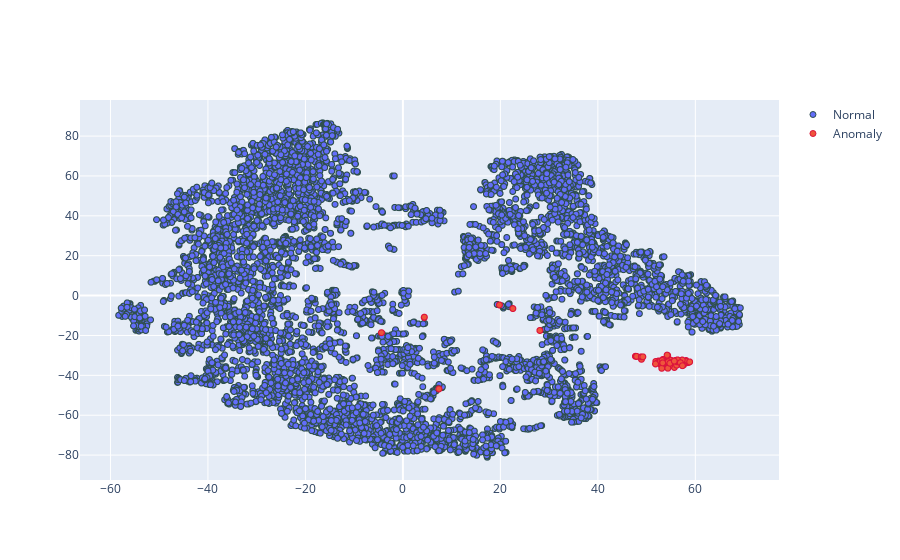

The notebook cell saved with this chart:
### Code cell
fig = go.Figure()

fig.add_trace(
        go.Scattergl(
            mode='markers',
            marker = dict(
            line = dict(
                width = 1,
                color = 'DarkSlateGrey')
            ),
            name='Normal',
            x=prj_v[l == 0, 0],
            y=prj_v[l == 0, 1]))

fig.add_trace(
        go.Scattergl(
            mode='markers',
            marker = dict(
            line = dict(
                width = 1,
                color = 'Crimson')
            ),
            name='Anomaly',
            x=prj_v[l == 1, 0],
            y=prj_v[l == 1, 1]))

fig.show()

### Figure 1 — Plotly figure (JSON) as saved in the notebook; plotly's stock layout.template omitted (floating-point values rounded to 4 significant figures; data arrays with more than 128 entries replaced by an {"elided": "..."} marker saying what was removed)
{"data": [{"marker": {"line": {"color": "DarkSlateGrey", "width": 1}}, "mode": "markers", "name": "Normal", "type": "scattergl", "x": {"elided": "5732 float values"}, "y": {"elided": "5732 float values"}}, {"marker": {"line": {"color": "Crimson", "width": 1}}, "mode": "markers", "name": "Anomaly", "type": "scattergl", "x": [57.8, 53.14, 54.33, 47.73, 47.73, 57.17, 58.58, 57.57, 52.41, 54.47, 58.16, 56.89, 58.38, 58.09, 47.92, 53.34, 52.99, 19.81, 57.46, 53.82, 58.22, 51.88, 57.58, 55.98, 48.95, 54.03, 47.94, 54.67, 53.34, 53.85, 55.7, 54.47, 52.95, 55.96, -4.395, 53.18, 54.73, 28.1, 54.97, 48.92, 54.87, 54.44, 56.42, 56.16, 56.31, 4.376, 7.392, 56.25, 52.24, 51.84, 54.36, 52.84, 58.83, 55.81, 49.23, 4.399, 53.11, 55.59, 56.65, 54.21, 57.14, 54.78, 57.3, 53.18, 53.3, 56.33, 22.56, 57.31, 56.93, 55.68, 57.36], "y": [-33.27, -33.45, -30.06, -30.44, -30.44, -32.54, -33.56, -33.06, -32.83, -35.2, -33.5, -33.07, -33.66, -32.58, -30.55, -32.04, -34.98, -4.684, -32.79, -33.58, -33.08, -33.07, -34.81, -34.67, -31.94, -32.98, -30.47, -33.81, -34.2, -33.23, -36.03, -35.2, -33.53, -33.29, -18.61, -33.01, -35.04, -17.5, -32.39, -30.69, -33.69, -33.22, -32.38, -34.91, -32.82, -10.98, -46.82, -33.2, -33.64, -34.27, -36.43, -32.74, -33.24, -32.58, -30.7, -10.82, -36.46, -32.86, -33.15, -29.85, -33.69, -33.94, -32.33, -32.55, -33.75, -32.27, -6.5, -34.97, -33.65, -32.83, -35.18]}], "layout": {"autosize": true, "xaxis": {"autorange": true, "range": [-66.37, 77.28], "type": "linear"}, "yaxis": {"autorange": true, "range": [-93.37, 98.98], "type": "linear"}}}
